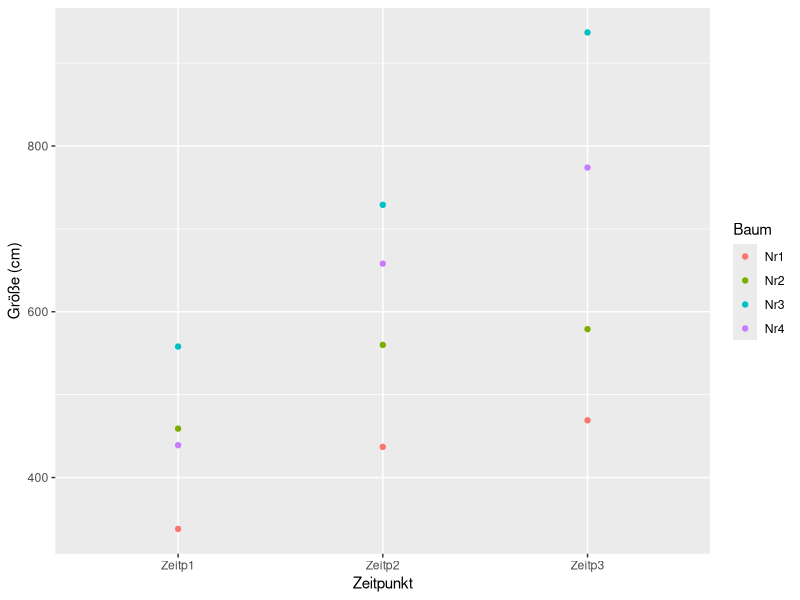
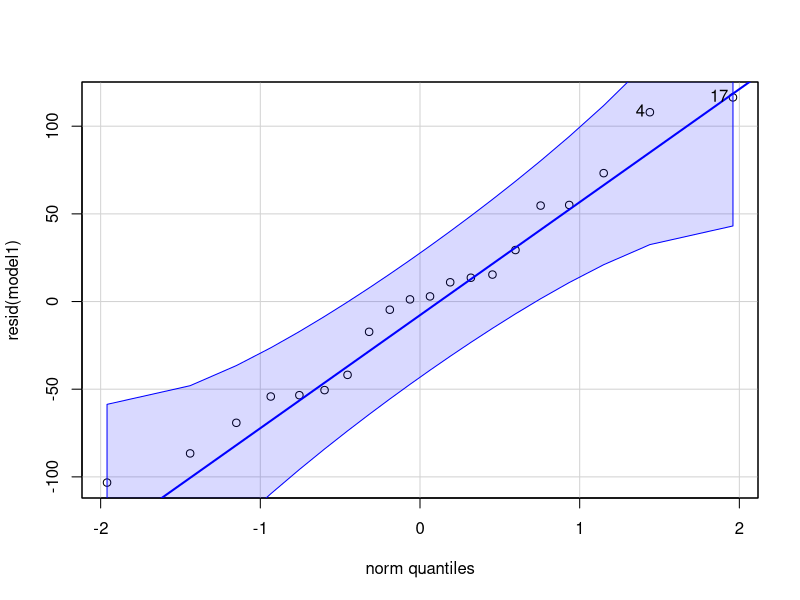
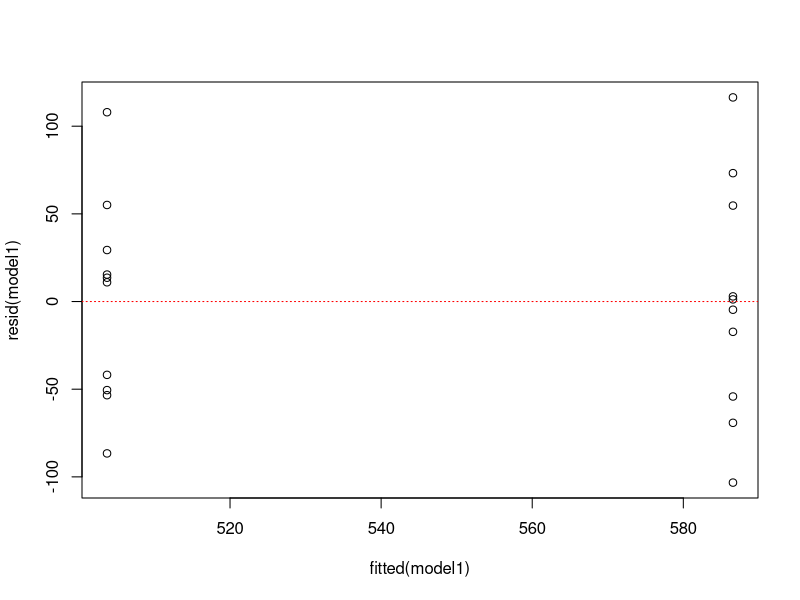

The R script that drew these images, in order:
## ---- chunk 1
library(tidyverse)
library(ggplot2)

Wachstum <- tibble(Baum = c("Nr1", "Nr2", "Nr3", "Nr4"), 
                   Zeitp1 = c(338,459,558,439), 
                   Zeitp2 = c(437,560,729,658), 
                   Zeitp3 = c(469,579,937,774))

Wachstum_lang <- Wachstum %>% 
                 pivot_longer(
                 cols = c(Zeitp1, Zeitp2, Zeitp3),
                 names_to = "Zeitpunkt",
                 values_to = "Größe_cm")

ggplot(Wachstum_lang, aes(x = Zeitpunkt, y = Größe_cm, color=Baum)) + 
   geom_point() +   labs(y="Größe (cm)", x="Zeitpunkt") 
## ---- chunk 2
# hier lesen wir keine Daten aus Excel ein sondern geben sie einfach händisch direkt 
# in R ein. Zuerst Ertragsdaten von 10 ungedüngten Pflanzen
ohne <- c(417.1,558.8,519.1,611.7,450.3,461.9,517.3,453.2,533.1,514.7)
# dann von 10 gedüngten Pflanzen
mit <- c(581.9,517.4,641.3,659.8,587.8,483.3,703.0,589.5,532.4,569.3)
# hier werden die beiden Datensätze mit c() wie combine
#  zu einem Vektor (= Spalte) zusammengeführt 
Ertrag <- c(ohne, mit)
# jetzt generieren wir noch einen Vektor der die Behandlung anzeigt
Düngung <- gl(2, 10, 20, labels = c("ohne","mit"))
# Mit diesen beiden Vektoren können wir das statistische Modell formulieren, 
# dass der Ertrag von der Düngung abhängt. In R wird das mit der Tilde ~ ausgedrückt
#  (oben links auf der Tastatur). 
# Wir nennen dieses Modell 'model1'
model1 <- lm(Ertrag ~ Düngung)
# mit der folgenden Zeile schauen wir uns eine summary (Zusammenfassung)
#  des gefitteten Modells an
## ---- chunk 3
null_model <- lm(Ertrag ~ 1)
summary(null_model)
## ---- chunk 4
library(car)
qqPlot(resid(model1))
## ---- chunk 5
plot(fitted(model1), resid(model1))
abline(h=0, lty = 3, col = "red")
